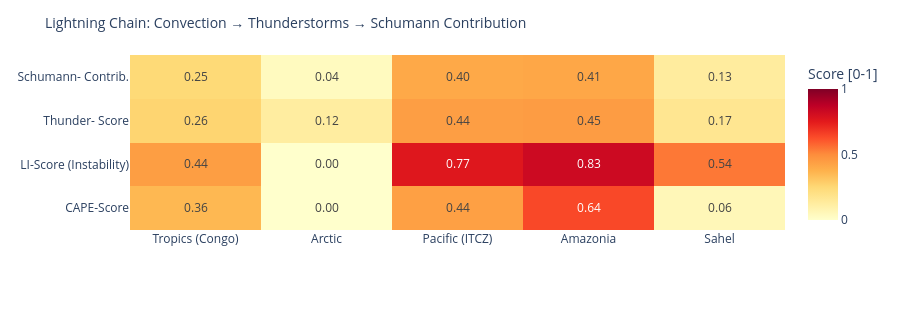

Here is the notebook cell this chart was saved with:
### Code cell
# ============================================================
# LIGHTNING CHAIN: Convection → Thunderstorms → Schumann
# Shows the causal chain per measurement point as heatmap
# ============================================================

def cape_score(v):
    """CAPE → normalized score [0,1]"""
    if v is None or pd.isna(v): return 0.0
    return min(1.0, float(v) / 3000)

def li_score(v):
    """Lifted Index: negative = unstable → score [0,1]"""
    if v is None or pd.isna(v): return 0.3
    return min(1.0, max(0.0, (-float(v) + 6) / 12))

def cloud_score(v):
    if v is None or pd.isna(v): return 0.3
    return float(v) / 100

def thunder_score(row):
    """Kombinierter Gewitterwahrscheinlichkeits-Score
    CAPE + LI + Bedeckung + WMO-Gewitter + konvektiver Niederschlag (showers)
    Hinweis: X-Ray und Kp sind kein Bestandteil – nur geomagn./solarer Kontext.
    """
    cs = cape_score(row.get('cape'))
    ls = li_score(row.get('li'))
    cl = cloud_score(row.get('cloud'))
    t  = 1.0 if row.get('thunderstorm') else 0.0
    # Convective precipitation (showers) as additional indicator
    sh = min(1.0, (row.get('showers') or 0) / 5.0)
    return round(cs * 0.30 + ls * 0.25 + cl * 0.15 + t * 0.20 + sh * 0.10, 3)

def schumann_contribution(t_score, lat):
    """Schumann contribution: higher in tropics (±30°), scaled by thunderstorm score"""
    lat_weight = max(0.3, 1.0 - abs(lat) / 60)
    return round(t_score * lat_weight, 3)

df_atm['cape_score']   = df_atm.apply(lambda r: cape_score(r['cape']), axis=1)
df_atm['li_score']     = df_atm.apply(lambda r: li_score(r['li']),    axis=1)
df_atm['thunder_score']= df_atm.apply(lambda r: thunder_score(r.to_dict()), axis=1)
df_atm['schumann_contribution'] = df_atm.apply(
    lambda r: schumann_contribution(r['thunder_score'], r['lat']), axis=1)

metrics = ['cape_score', 'li_score', 'thunder_score', 'schumann_contribution']
labels  = ['CAPE-Score', 'LI-Score\n(Instability)', 'Thunder-\nScore', 'Schumann-\nContrib.']
z_data  = [df_atm[m].tolist() for m in metrics]

fig = go.Figure(go.Heatmap(
    z=z_data,
    x=df_atm['point'].tolist(),
    y=labels,
    colorscale='YlOrRd',
    zmin=0, zmax=1,
    text=[[f'{v:.2f}' for v in row] for row in z_data],
    texttemplate='%{text}', textfont=dict(size=12),
    colorbar=dict(title='Score [0-1]')
))
fig.update_layout(
    title=dict(text='Lightning Chain: Convection → Thunderstorms → Schumann Contribution', font=dict(size=14)),
    height=310,
    plot_bgcolor='rgba(0,0,0,0)', paper_bgcolor='rgba(0,0,0,0)',
    margin=dict(l=130, r=80, t=55, b=80)
)
fig.show()

### Figure 1 — Plotly figure (JSON) as saved in the notebook; plotly's stock layout.template omitted (floating-point values rounded to 4 significant figures)
{"data": [{"colorbar": {"title": {"text": "Score [0-1]"}}, "colorscale": [[0.0, "rgb(255,255,204)"], [0.125, "rgb(255,237,160)"], [0.25, "rgb(254,217,118)"], [0.375, "rgb(254,178,76)"], [0.5, "rgb(253,141,60)"], [0.625, "rgb(252,78,42)"], [0.75, "rgb(227,26,28)"], [0.875, "rgb(189,0,38)"], [1.0, "rgb(128,0,38)"]], "text": [["0.36", "0.00", "0.44", "0.64", "0.06"], ["0.44", "0.00", "0.77", "0.83", "0.54"], ["0.26", "0.12", "0.44", "0.45", "0.17"], ["0.25", "0.04", "0.40", "0.41", "0.13"]], "textfont": {"size": 12}, "texttemplate": "%{text}", "type": "heatmap", "x": ["Tropics (Congo)", "Arctic", "Pacific (ITCZ)", "Amazonia", "Sahel"], "y": ["CAPE-Score", "LI-Score\n(Instability)", "Thunder-\nScore", "Schumann-\nContrib."], "z": [[0.3567, 0.0, 0.4367, 0.64, 0.05667], [0.4417, 0.0, 0.7667, 0.825, 0.5417], [0.264, 0.124, 0.441, 0.449, 0.169], [0.246, 0.037, 0.404, 0.412, 0.132]], "zmax": 1, "zmin": 0}], "layout": {"height": 310, "margin": {"b": 80, "l": 130, "r": 80, "t": 55}, "paper_bgcolor": "rgba(0,0,0,0)", "plot_bgcolor": "rgba(0,0,0,0)", "title": {"font": {"size": 14}, "text": "Lightning Chain: Convection → Thunderstorms → Schumann Contribution"}}}
